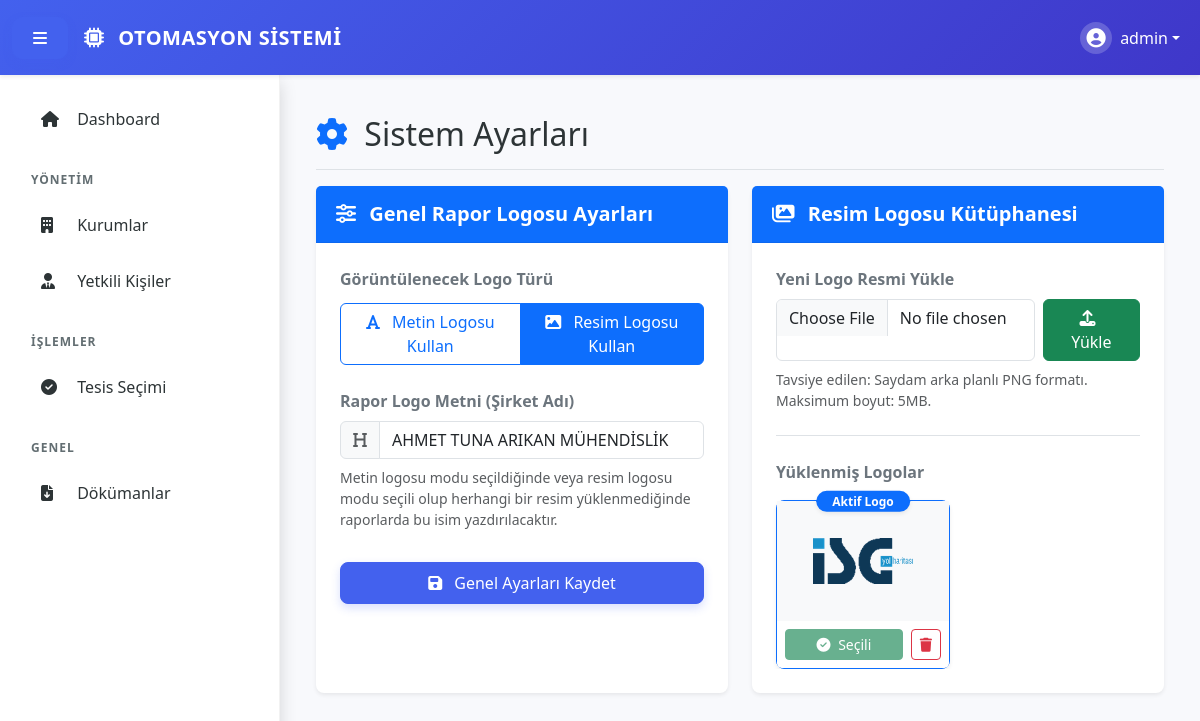
The app's page /pages/ayarlar.php (signed in) with its own data.
### tables this page shows
CREATE TABLE `system_settings` (
  `setting_key` varchar(100) NOT NULL,
  `setting_value` text DEFAULT NULL
);

CREATE TABLE `uploaded_logos` (
  `id` int(11) NOT NULL,
  `filename` varchar(255) NOT NULL,
  `original_name` varchar(255) NOT NULL,
  `uploaded_at` timestamp NOT NULL DEFAULT current_timestamp()
);

### includes/functions.php (called while the page is built, shortened)
<?php
function getSetting($pdo, $key, $default = '')
{
    try {
        $stmt = $pdo->prepare("SELECT setting_value FROM system_settings WHERE setting_key = ?");
        $stmt->execute([$key]);
        $val = $stmt->fetchColumn();
        return ($val !== false) ? $val : $default;
    } catch (PDOException $e) {
        return $default;
    }
}
?>

### pages/ayarlar.php (the view, shortened to what this page needs)
<?php
require_once '../includes/db.php';
require_once '../includes/functions.php';
$current_logo_text = getSetting($pdo, 'logo_text', 'LOGO');
$current_active_logo = getSetting($pdo, 'active_logo', '');
$stmt_logos = $pdo->query("SELECT * FROM uploaded_logos ORDER BY id DESC");
$uploaded_logos = $stmt_logos->fetchAll();
include '../includes/header.php';
?>
<div class="d-flex justify-content-between flex-wrap flex-md-nowrap align-items-center pt-3 pb-2 mb-3 border-bottom">
    <h1 class="h2"><i class="fas fa-cog text-primary me-2"></i> Sistem Ayarları</h1>
</div>
<div class="row">
    <div class="col-lg-6 mb-4">
        <div class="card shadow-sm border-0 rounded-3 h-100">
            <div class="card-header bg-primary text-white py-3">
                <h5 class="card-title mb-0 fw-semibold"><i class="fas fa-sliders-h me-2"></i> Genel Rapor Logosu Ayarları</h5>
            </div>
            <div class="card-body p-4">
                <form method="POST" action="">
                    <div class="mb-4">
                        <label class="form-label fw-bold text-secondary d-block">Görüntülenecek Logo Türü</label>
                        <div class="btn-group w-100 mt-1" role="group" aria-label="Logo Tipi Seçimi">
                            <label class="btn btn-outline-primary py-2.5 fw-medium" for="logo_type_text">
                                <i class="fas fa-font me-2"></i> Metin Logosu Kullan
                            </label>
                            <label class="btn btn-outline-primary py-2.5 fw-medium" for="logo_type_image">
                                <i class="fas fa-image me-2"></i> Resim Logosu Kullan
                            </label>
                        </div>
                    </div>
                    <div class="mb-4">
                        <label for="logo_text" class="form-label fw-bold text-secondary">Rapor Logo Metni (Şirket Adı)</label>
                        <div class="input-group">
                            <span class="input-group-text bg-light"><i class="fas fa-heading text-muted"></i></span>
                            <input type="text" class="form-control" id="logo_text" name="logo_text"
                                   value="<?php echo htmlspecialchars($current_logo_text); ?>" required>
                        </div>
                        <div class="form-text mt-2 text-muted small">
                            Metin logosu modu seçildiğinde veya resim logosu modu seçili olup herhangi bir resim yüklenmediğinde raporlarda bu isim yazdırılacaktır.
                        </div>
                    </div>
                    <div class="d-grid mt-4 pt-2">
                        <button type="submit" class="btn btn-primary py-2.5 rounded-3">
                            <i class="fas fa-save me-2"></i> Genel Ayarları Kaydet
                        </button>
                    </div>
                </form>
            </div>
        </div>
    </div>
    <div class="col-lg-6 mb-4">
        <div class="card shadow-sm border-0 rounded-3 h-100">
            <div class="card-header bg-primary text-white py-3">
                <h5 class="card-title mb-0 fw-semibold"><i class="fas fa-images me-2"></i> Resim Logosu Kütüphanesi</h5>
            </div>
            <div class="card-body p-4">
                <form method="POST" action="" enctype="multipart/form-data" class="border-bottom pb-4 mb-4">
                    <label class="form-label fw-bold text-secondary mb-2">Yeni Logo Resmi Yükle</label>
                    <div class="d-flex gap-2">
                        <input class="form-control" type="file" name="logo_image" accept="image/*" required>
                        <button type="submit" class="btn btn-success px-4"><i class="fas fa-upload me-2"></i> Yükle</button>
                    </div>
                    <div class="form-text mt-2 text-muted small">
                        Tavsiye edilen: Saydam arka planlı PNG formatı. Maksimum boyut: 5MB.
                    </div>
                </form>
                <label class="form-label fw-bold text-secondary mb-3">Yüklenmiş Logolar</label>
                <?php if (empty($uploaded_logos)): ?>
                    <div class="text-center py-4 text-muted bg-light rounded-3">
                        <i class="far fa-image fa-3x mb-3 text-muted opacity-50"></i>
                        <p class="mb-0 small fw-medium">Kütüphanede henüz yüklü bir logo resmi yok.</p>
                    </div>
                <?php else: ?>
                    <div class="row row-cols-1 row-cols-sm-2 g-3 overflow-auto" style="max-height: 380px;">
                        <?php foreach ($uploaded_logos as $logo):
                            $is_active = ($logo['filename'] === $current_active_logo);
                            ?>
                            <div class="col">
                                <div class="card h-100 border rounded-3 position-relative <?php echo $is_active ? 'border-primary shadow-sm bg-light bg-opacity-25' : ''; ?>">
                                    <?php if ($is_active): ?>
                                        <span class="position-absolute top-0 start-50 translate-middle badge rounded-pill bg-primary px-3 shadow-sm">
                                            Aktif Logo
                                        </span>
                                    <?php endif; ?>
                                    <div class="d-flex align-items-center justify-content-center p-3" style="height: 120px; background-color: #f8f9fa;">
                                        <img src="../uploads/logos/<?php echo htmlspecialchars($logo['filename']); ?>"
                                             alt="<?php echo htmlspecialchars($logo['original_name']); ?>"
                                             class="img-fluid" style="max-height: 90px; object-fit: contain;">
                                    </div>
                                    <div class="card-footer bg-white border-top-0 d-flex gap-2 p-2">
                                        <?php if (!$is_active): ?>
                                            <form method="POST" action="" class="w-100">
                                                <input type="hidden" name="action" value="set_active_logo">
                                                <input type="hidden" name="logo_id" value="<?php echo $logo['id']; ?>">
                                                <button type="submit" class="btn btn-sm btn-outline-primary w-100">
                                                    <i class="fas fa-check me-1"></i> Aktif Yap
                                                </button>
                                            </form>
                                        <?php else: ?>
                                            <button class="btn btn-sm btn-success w-100 disabled" disabled>
                                                <i class="fas fa-check-circle me-1"></i> Seçili
                                            </button>
                                        <?php endif; ?>
                                        <form method="POST" action="" class="d-inline" onsubmit="return confirm('Bu logo resmini kalıcı olarak silmek istediğinizden emin misiniz?')">
                                            <button type="submit" class="btn btn-sm btn-outline-danger" title="Kalıcı Olarak Sil">
                                                <i class="fas fa-trash"></i>
                                            </button>
                                        </form>
                                    </div>
                                </div>
                            </div>
                        <?php endforeach; ?>
                    </div>
                <?php endif; ?>
            </div>
        </div>
    </div>
</div>
<?php include '../includes/footer.php'; ?>

### assets/css/style.css (style rules this page uses)
:root { --primary-color: #4361ee; --secondary-color: #3f37c9; --bg-light: #f8f9fc; --sidebar-bg: #ffffff; --text-main: #2d3436; --text-muted: #636e72; --nav-height: 75px; --sidebar-width: 280px; }
body { font-family: 'Segoe UI', Roboto, Helvetica, Arial, sans-serif; background-color: var(--bg-light); color: var(--text-main); overflow-x: hidden; }
body.logged-in { padding-top: var(--nav-height); }
.card { border: none; border-radius: 15px; box-shadow: 0 5px 20px rgba(0, 0, 0, 0.05); transition: transform 0.3s; }
.card-header { background-color: transparent; border-bottom: 1px solid rgba(0, 0, 0, 0.05); padding: 1.25rem; font-weight: 600; }
.btn-primary { background-color: var(--primary-color); border-color: var(--primary-color); border-radius: 10px; padding: 8px 20px; font-weight: 500; box-shadow: 0 4px 10px rgba(67, 97, 238, 0.2); }

### records on screen
system_settings: logo_text "AHMET TUNA ARIKAN MÜHENDİSLİK"
uploaded_logos: shows "Aktif Logo", filename (picture), shows "Seçili"

### other values on screen
$_SESSION['username'] "admin"
